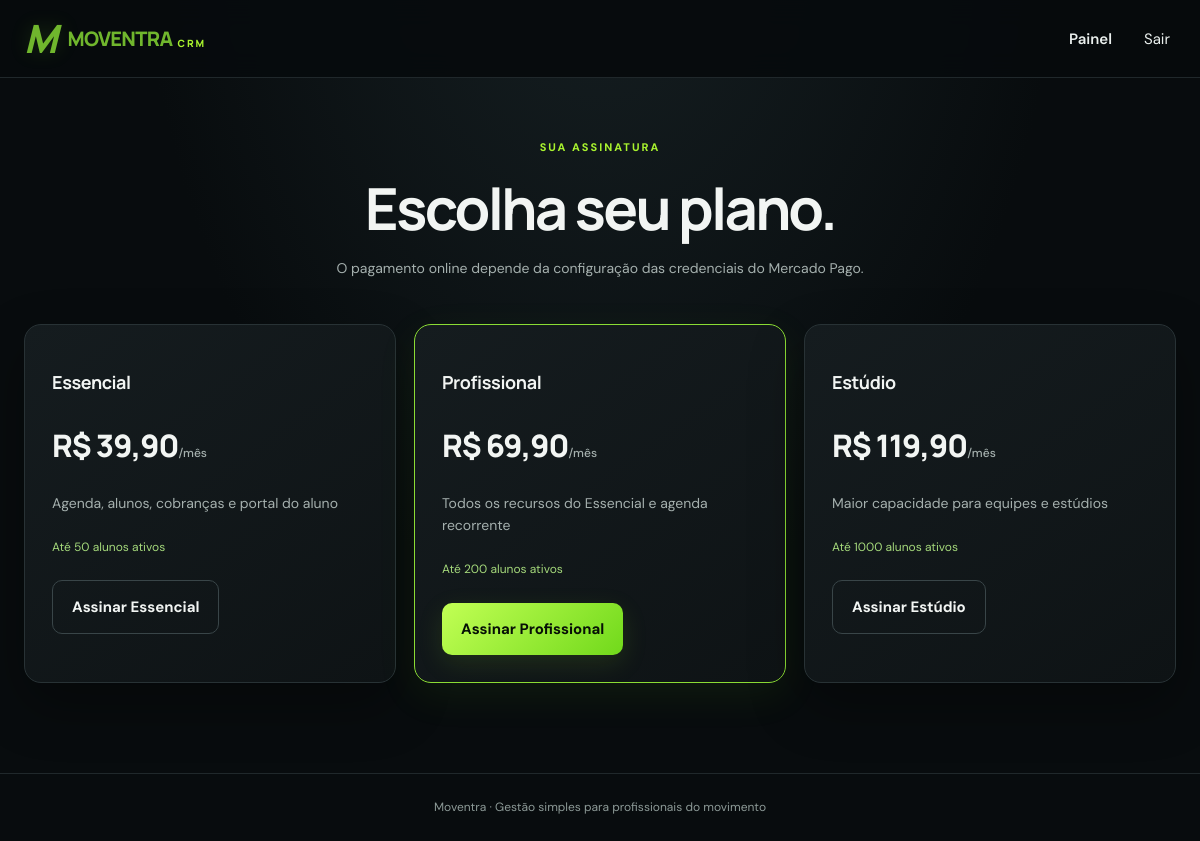
/planos (signed in), run on the app's committed database.
### app.py (models this page shows)
class Tenant(db.Model):
    id=db.Column(db.Integer, primary_key=True)
    name=db.Column(db.String(120), nullable=False)
    email=db.Column(db.String(255), unique=True, nullable=False, index=True)
    password_hash=db.Column(db.String(255), nullable=False)
    plan=db.Column(db.String(30), nullable=False, default='essencial')
    subscription_status=db.Column(db.String(30), nullable=False, default='trial')
    mp_preference_id=db.Column(db.String(120))
    mp_payment_id=db.Column(db.String(120))
    created_at=db.Column(db.DateTime, default=datetime.utcnow, nullable=False)

### app.py (the view)
@app.get('/planos')
def choose_plan():
    if not current_tenant(): return redirect(url_for('signup'))
    return render_template('plans.html',plans=PLANS)

### app.py (called while the page is built)
def current_tenant():
    if session.get('role') != 'tenant': return None
    return db.session.get(Tenant, session.get('tenant_id'))

@app.after_request
def security_headers(response):
    response.headers.setdefault('X-Content-Type-Options','nosniff')
    response.headers.setdefault('X-Frame-Options','DENY')
    response.headers.setdefault('Referrer-Policy','strict-origin-when-cross-origin')
    if request.is_secure: response.headers.setdefault('Strict-Transport-Security','max-age=31536000; includeSubDomains')
    return response

### templates/plans.html
{% extends 'base.html' %}{% block title %}Planos — Moventra{% endblock %}{% block content %}<section class="planshead"><span class="eyebrow">SUA ASSINATURA</span><h1>Escolha seu plano.</h1><p>O pagamento online depende da configuração das credenciais do Mercado Pago.</p></section><section class="plans">{% for key,p in plans.items() %}<article class="plan {% if key== 'profissional' %}featured{% endif %}"><h3>{{p.name}}</h3><div class="price">R$ {{'{:,.2f}'.format(p.price).replace(',','X').replace('.',',').replace('X','.')}}<small>/mês</small></div><p>{{p.features}}</p><div class="limit">Até {{p.students}} alunos ativos</div><form method="post" action="/assinar/{{key}}"><button class="btn {% if key=='profissional' %}primary{% else %}outline{% endif %} full">Assinar {{p.name}}</button></form></article>{% endfor %}</section>{% endblock %}

### templates/base.html (shortened to what this page needs)
<!doctype html><html lang="pt-br"><head><link rel="stylesheet" href="{{ url_for('static',filename='style.css') }}"></head><body><nav class="nav"><a class="brand" href="/"><span class="brandmark">M</span><span class="brandwords">MOVENTRA<small>CRM</small></span></a><div class="navlinks">{% if session.get('role') %}<a href="/app">Painel</a><form method="post" action="/logout"><button class="linkbtn">Sair</button></form>{% else %}<a href="/login">Entrar</a><a class="navcta" href="/cadastro">Começar agora</a>{% endif %}</div></nav><main class="wrap">{% block content %}{% endblock %}</main><footer>Moventra · Gestão simples para profissionais do movimento</footer></body></html>

### static/style.css (style rules this page uses)
:root { --ink:#142a2b;--muted:#687c7a;--green:#baf36c;--green-dark:#244b3f;--paper:#f7f8f3;--line:#e4e9e1;--white:#fff }
* { box-sizing:border-box }
body { margin:0;background:var(--paper);color:var(--ink);font-family:'DM Sans',sans-serif;font-size:15px;line-height:1.6 }
.nav { height:78px;display:flex;align-items:center;justify-content:space-between;padding:0 max(calc((100vw - 1160px)/2),24px);background:rgba(247,248,243,.92);border-bottom:1px solid var(--line) }
.brand { font-family:Manrope,sans-serif;font-size:26px;font-weight:800;letter-spacing:-1.5px;text-decoration:none;color:var(--ink) }
.brand span { color:#70b62d }
.navlinks { display:flex;align-items:center;gap:26px }
.navlinks a,.linkbtn { color:var(--ink);text-decoration:none;font-weight:600 }
.navlinks form { margin:0 }
.linkbtn { border:0;background:none;font:inherit;cursor:pointer }
.wrap { max-width:1160px;margin:0 auto;padding:36px 24px 60px;min-height:75vh }
footer { text-align:center;color:var(--muted);font-size:12px;padding:24px;border-top:1px solid var(--line) }
.eyebrow { font-size:11px;letter-spacing:2px;font-weight:800;color:#5a9134 }
.hero h1,.auth h1,.dashhead h1,.planshead h1 { font-family:Manrope,sans-serif;font-size:clamp(38px,5vw,58px);line-height:1.09;letter-spacing:-2.7px;margin:18px 0 }
.btn { display:inline-flex;align-items:center;justify-content:center;gap:14px;text-decoration:none;border:0;border-radius:10px;padding:14px 19px;font:inherit;font-weight:700;cursor:pointer;transition:transform .15s }
.primary { background:var(--green);color:var(--ink) }
.outline { border:1px solid #cbd7c9;background:transparent;color:var(--ink) }
.benefits h3,.plan h3 { font:700 18px Manrope;letter-spacing:-.4px }
.benefits p,.plan p,.planshead p { color:var(--muted);font-size:14px }
.planshead { text-align:center;padding:20px 0 30px }
.plans { display:grid;grid-template-columns:repeat(3,1fr);gap:18px;margin-bottom:30px }
.plan { position:relative;background:white;border:1px solid var(--line);border-radius:17px;padding:27px;display:flex;flex-direction:column;align-items:flex-start }
.plan.featured { border:1.5px solid #82b64d;box-shadow:0 12px 40px #335a2110 }
.price { font:800 31px Manrope;letter-spacing:-1px;margin:12px 0 }
.price small { font:500 12px 'DM Sans';color:var(--muted);letter-spacing:0 }
.limit { font-size:12px;color:var(--muted);margin:10px 0 23px }
.plan .btn { width:100%;margin-top:auto }
.full { width:100% }
:root { --ink:#f2f5f3;--muted:#a5b0ae;--green:#a8f22e;--green-dark:#56a91d;--paper:#080c0e;--line:#20282b;--white:#111719 }
body { background:radial-gradient(ellipse at 50% -20%,#172124 0%,#080c0e 55%);color:var(--ink) }
.nav { background:rgba(7,11,13,.94);border-bottom:1px solid #20282b;backdrop-filter:blur(14px) }
.brand { display:flex;align-items:center;gap:10px;color:#f6f8f7;letter-spacing:0;text-decoration:none }
.brandmark { font-family:Manrope,sans-serif;font-size:39px;font-weight:900;font-style:italic;line-height:1;color:#8ee51c;text-shadow:0 0 20px #7ddc282c }
.brandwords { font:800 20px Manrope,sans-serif;letter-spacing:-.7px;display:flex;align-items:flex-start;gap:2px }
.brandwords small { font-size:10px;letter-spacing:2px;color:var(--green);align-self:flex-end;margin:0 0 2px 3px }
.navlinks a,.linkbtn { color:#eaf0ee }
.wrap { max-width:1240px }
.eyebrow { color:var(--green) }
.primary { background:linear-gradient(135deg,#c2ff54,#71d91b);color:#071006;box-shadow:0 8px 26px #8cde2220 }
.outline { border-color:#394548;color:#f2f5f3 }
.hero-card,.plan,.auth,.stats>div,.panel { background:linear-gradient(145deg,#151c1f,#0e1315);border-color:#283235;box-shadow:0 22px 55px #0005 }
.plan.featured { border-color:#8bdc34;box-shadow:0 12px 40px #6fbd1915 }
.popular,.limit { color:#a5d97b }
footer { border-color:#20282b;color:#8d9a97 }

### data on the page
Tenant: name "Essencial", price "39,90", features "Agenda, alunos, cobranças e portal do aluno", students "50"

### other printed values
{{ p.name }} "Profissional" "Estúdio"
{{ p.features }} "Todos os recursos do Essencial e agenda recorrente" "Maior capacidade para equipes e estúdios"
{{ p.students }} "200" "1000"
